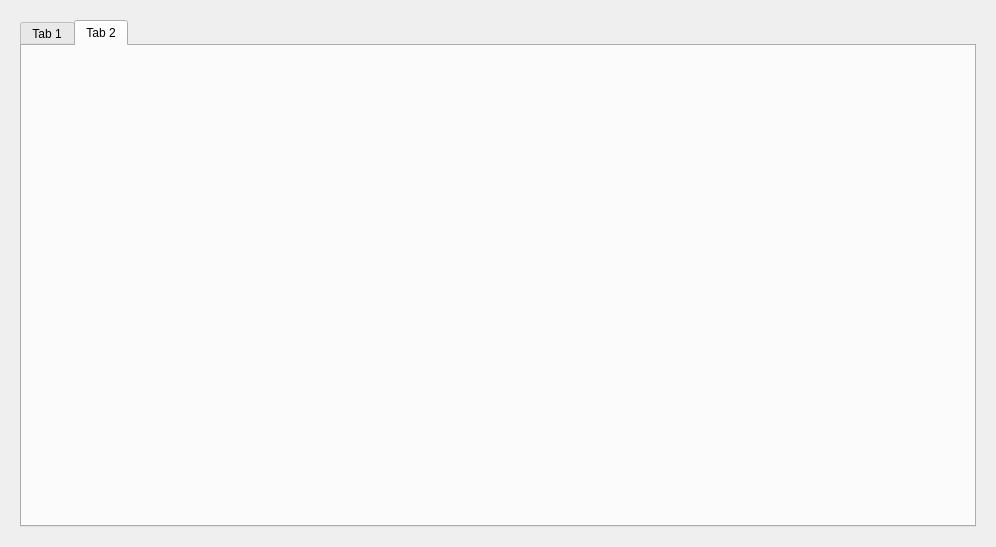
<?xml version="1.0" encoding="UTF-8"?>
<ui version="4.0">
 <class>managerClass</class>
 <widget class="QWidget" name="managerClass">
  <property name="geometry">
   <rect>
    <x>0</x>
    <y>0</y>
    <width>996</width>
    <height>547</height>
   </rect>
  </property>
  <property name="windowTitle">
   <string>Manager</string>
  </property>
  <layout class="QGridLayout" name="gridLayout">
   <item row="0" column="0">
    <widget class="QWidget" name="widget" native="true">
     <layout class="QGridLayout" name="gridLayout_2">
      <item row="0" column="0">
       <widget class="QTabWidget" name="tabWidget">
        <property name="currentIndex">
         <number>1</number>
        </property>
        <widget class="QWidget" name="tab">
         <attribute name="title">
          <string>Tab 1</string>
         </attribute>
        </widget>
        <widget class="QWidget" name="tab_2">
         <attribute name="title">
          <string>Tab 2</string>
         </attribute>
        </widget>
       </widget>
      </item>
     </layout>
    </widget>
   </item>
  </layout>
 </widget>
 <resources/>
 <connections/>
</ui>
